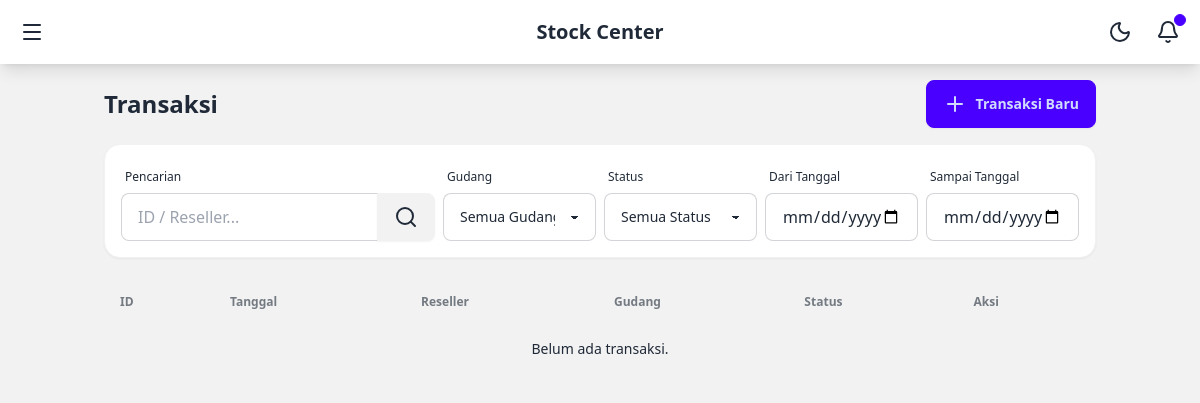
Before: /transactions/ (signed in) with the older database file.
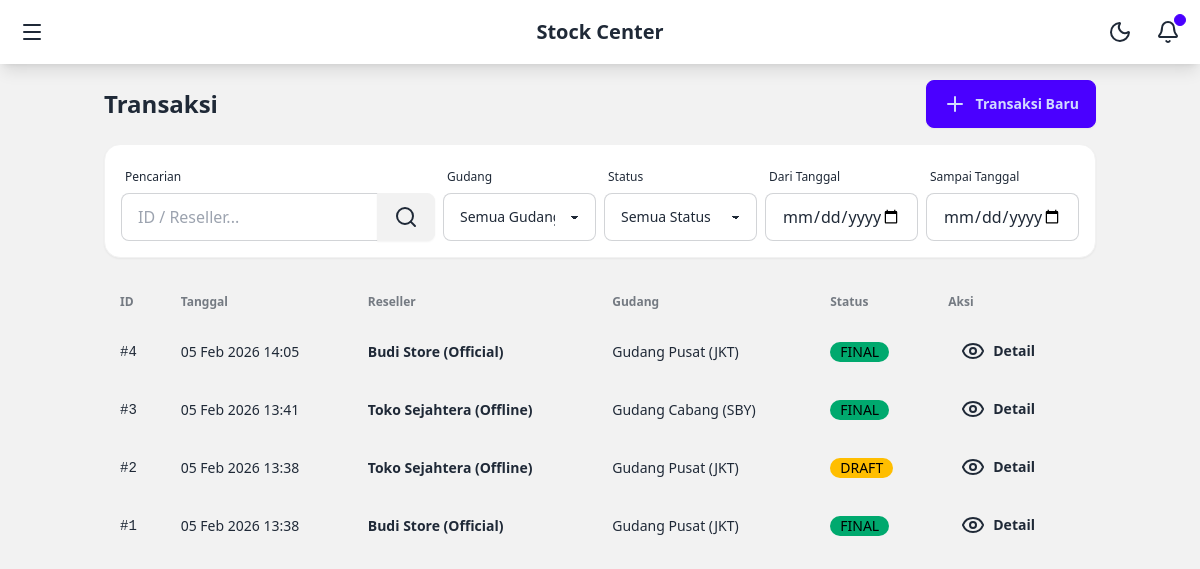
After: the same page with the newer database file.
### core/models.py (models this page shows, shortened)
class Transaction(models.Model):
    STATUS_CHOICES = [
        ('DRAFT', 'Draft'),
        ('FINAL', 'Final'),
    ]
    reseller = models.ForeignKey(Reseller, on_delete=models.CASCADE)
    warehouse = models.ForeignKey(Warehouse, on_delete=models.CASCADE)
    user = models.ForeignKey(User, on_delete=models.SET_NULL, null=True)
    status = models.CharField(max_length=10, choices=STATUS_CHOICES, default='DRAFT')
    created_at = models.DateTimeField(auto_now_add=True)

class Reseller(models.Model):
    user = models.OneToOneField(User, on_delete=models.SET_NULL, null=True, blank=True, related_name='reseller_profile')
    name = models.CharField(max_length=255)
    phone = models.CharField(max_length=20)
    address = models.TextField()
    credit_limit = models.DecimalField(max_digits=12, decimal_places=2, default=0)
    current_balance = models.DecimalField(max_digits=12, decimal_places=2, default=0)

class Warehouse(models.Model):
    name = models.CharField(max_length=255)
    location = models.CharField(max_length=255)
    is_active = models.BooleanField(default=True)

### core/views.py (the view)
# urls.py: path('transactions/', views.TransactionListView.as_view(), name='transaction_list'),
@method_decorator(login_required, name='dispatch')
class TransactionListView(ListView):
    model = Transaction
    template_name = 'transaction/list.html'
    context_object_name = 'transactions'
    ordering = ['-created_at']
    paginate_by = 10
    def get_queryset(self):
        queryset = Transaction.objects.all().order_by('-created_at')
        if hasattr(self.request.user, 'reseller_profile'):
            queryset = queryset.filter(reseller=self.request.user.reseller_profile)
        query = self.request.GET.get('q')
        if query:
             queryset = queryset.filter(
                Q(id__icontains=query) |
                Q(reseller__name__icontains=query) |
                Q(warehouse__name__icontains=query)
            )
        warehouse_id = self.request.GET.get('warehouse')
        if warehouse_id:
            queryset = queryset.filter(warehouse_id=warehouse_id)
        status = self.request.GET.get('status')
        if status:
            queryset = queryset.filter(status=status)
        start_date = self.request.GET.get('start_date')
        end_date = self.request.GET.get('end_date')
        if start_date:
            queryset = queryset.filter(created_at__date__gte=start_date)
        if end_date:
            queryset = queryset.filter(created_at__date__lte=end_date)
        return queryset
    def get_context_data(self, **kwargs):
        context = super().get_context_data(**kwargs)
        context['warehouses'] = Warehouse.objects.all()
        context['status_choices'] = Transaction.STATUS_CHOICES
        return context

### templates/transaction/list.html (shortened to what this page needs)
{% extends 'base.html' %}
{% block content %}
<div class="flex flex-col gap-4 mb-6">
    <div class="flex flex-col lg:flex-row justify-between items-start lg:items-center gap-4">
        <h1 class="text-2xl font-bold">Transaksi</h1>
        <a href="{% url 'transaction_create' %}" class="btn btn-primary w-full lg:w-auto">
            <i data-lucide="plus"></i> Transaksi Baru
        </a>
    </div>
    <form method="get" class="bg-base-100 p-4 rounded-box shadow-sm border border-base-200">
        <div class="grid grid-cols-1 sm:grid-cols-2 lg:grid-cols-6 gap-2 items-end">
            <div class="form-control lg:col-span-2">
                <label class="label"><span class="label-text-alt">Pencarian</span></label>
                <div class="join w-full">
                    <input type="text" name="q" placeholder="ID / Reseller..." class="input input-bordered join-item w-full" value="{{ request.GET.q|default:'' }}">
                    <button class="btn join-item"><i data-lucide="search"></i></button>
                </div>
            </div>
            <div class="form-control">
                <label class="label"><span class="label-text-alt">Gudang</span></label>
                <select name="warehouse" class="select select-bordered w-full" onchange="this.form.submit()">
                    <option value="">Semua Gudang</option>
                </select>
            </div>
            <div class="form-control">
                <label class="label"><span class="label-text-alt">Status</span></label>
                <select name="status" class="select select-bordered w-full" onchange="this.form.submit()">
                    <option value="">Semua Status</option>
                </select>
            </div>
            <div class="form-control">
                <label class="label"><span class="label-text-alt">Dari Tanggal</span></label>
                <input type="date" name="start_date" class="input input-bordered w-full" value="{{ request.GET.start_date|default:'' }}" onchange="this.form.submit()">
            </div>
            <div class="form-control">
                <label class="label"><span class="label-text-alt">Sampai Tanggal</span></label>
                <input type="date" name="end_date" class="input input-bordered w-full" value="{{ request.GET.end_date|default:'' }}" onchange="this.form.submit()">
            </div>
        </div>
    </form>
</div>
<div class="overflow-x-auto">
    <table class="table w-full">
        <thead>
            <tr>
                <th>ID</th>
                <th>Tanggal</th>
                <th>Reseller</th>
                <th>Gudang</th>
                <th>Status</th>
                <th>Aksi</th>
            </tr>
        </thead>
        <tbody>
            {% for trx in transactions %}
            <tr class="hover">
                <td class="font-mono">#{{ trx.id }}</td>
                <td>{{ trx.created_at|date:"d M Y H:i" }}</td>
                <td class="font-bold">{{ trx.reseller.name }}</td>
                <td>{{ trx.warehouse.name }}</td>
                <td>
                    {% if trx.status == 'FINAL' %}
                    <span class="badge badge-success">FINAL</span>
                    {% else %}
                    <span class="badge badge-warning">DRAFT</span>
                    {% endif %}
                </td>
                <td>
                    <a href="{% url 'transaction_detail' trx.pk %}" class="btn btn-sm btn-ghost">
                        <i data-lucide="eye"></i> Detail
                    </a>
                </td>
            </tr>
            {% empty %}
            <tr>
                <td colspan="6" class="text-center py-4">
                     {% if request.GET.q %}
                        Tidak ada transaksi yang cocok.
                    {% else %}
                        Belum ada transaksi.
                    {% endif %}
                </td>
            </tr>
            {% endfor %}
        </tbody>
    </table>
</div>
{% endblock %}

### templates/base.html (shortened to what this page needs)
<!DOCTYPE html>
<html lang="id" data-theme="light">
<head>
    <link href="https://cdn.jsdelivr.net/npm/daisyui@4.7.2/dist/full.min.css" rel="stylesheet" type="text/css" />
    <script src="https://cdn.tailwindcss.com"></script>
    <link href="https://cdn.jsdelivr.net/npm/tom-select@2.2.2/dist/css/tom-select.bootstrap5.min.css" rel="stylesheet">
</head>
<body class="min-h-screen bg-base-200 pb-20 lg:pb-0">
    <div class="navbar bg-base-100 shadow-lg sticky top-0 z-50">
        <div class="navbar-start">
            <div class="dropdown">
                <div tabindex="0" role="button" class="btn btn-ghost btn-circle">
                    <i data-lucide="menu"></i>
                </div>
            </div>
        </div>
        <div class="navbar-center">
            <a class="btn btn-ghost text-xl">Stock Center</a>
        </div>
        <div class="navbar-end">
            <button class="btn btn-ghost btn-circle" onclick="toggleTheme()">
                <i data-lucide="moon" id="theme-icon-dark"></i>
            </button>
            <button class="btn btn-ghost btn-circle">
                <div class="indicator">
                    <i data-lucide="bell"></i>
                    <span class="badge badge-xs badge-primary indicator-item"></span>
                </div>
            </button>
        </div>
    </div>
    <main class="container mx-auto p-4">
        {% block content %}
        {% endblock %}
    </main>
</body>
</html>

### templates/base.html (style rules this page uses)
body { font-family: ui-sans-serif, system-ui, -apple-system, BlinkMacSystemFont, "Segoe UI", Roboto, "Helvetica Neue", Arial, "Noto Sans", sans-serif; }

Changed rows visible on the page:
added Transaction: id "4", created_at "05 Feb 2026 14:05", reseller.name "Budi Store (Official)", warehouse.name "Gudang Pusat (JKT)", status "FINAL"
added Transaction: id "3", created_at "05 Feb 2026 13:41", reseller.name "Toko Sejahtera (Offline)", warehouse.name "Gudang Cabang (SBY)", status "FINAL"
added Transaction: id "2", created_at "05 Feb 2026 13:38", reseller.name "Toko Sejahtera (Offline)", warehouse.name "Gudang Pusat (JKT)", status "DRAFT"
added Transaction: id "1", created_at "05 Feb 2026 13:38", reseller.name "Budi Store (Official)", warehouse.name "Gudang Pusat (JKT)", status "FINAL"
Other visible differences:
text no longer shown: "Belum ada transaksi."
